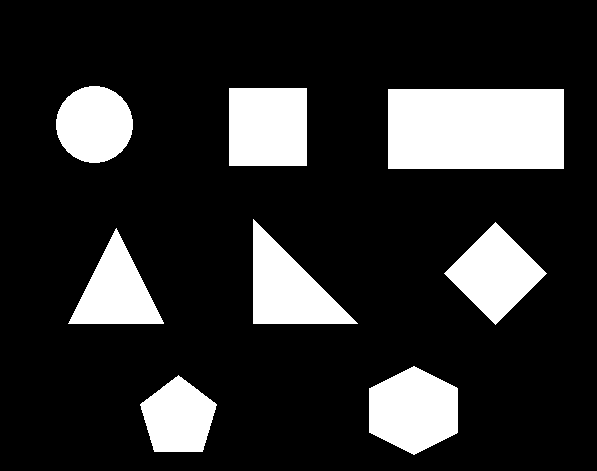
#> input picture Ejemplos/Contornos/Figuras3.bmp, 597 x 471 px
$ python Deteccion_de_Figuras_Geometricas.py
#> lines starting #> are read from the running program, lines starting #| are printed output that depends on the picture; after the words box and inside, x2 and y2 are one past the last pixel; in counts of white or black regions, pixels touching at a corner belong together
import cv2
import numpy as np

imagen = cv2.imread('Figuras3.bmp')
#> imagen is the input picture: shape (471, 597, 3); 17.9% white; 8 white regions, largest, box (x1, y1, x2, y2) and area: (388, 89, 564, 169) 14080, (229, 88, 307, 166) 6084, (369, 366, 458, 455) 5941
grises = cv2.cvtColor(imagen, cv2.COLOR_BGR2GRAY)
#> grises: shape (471, 597); 17.9% white; 8 white regions
_,Binaria = cv2.threshold(grises,100,255,cv2.THRESH_BINARY)

contornos,hierarchy = cv2.findContours(Binaria, cv2.RETR_EXTERNAL, cv2.CHAIN_APPROX_SIMPLE)
#> contornos = 8 contours; box (x1, y1, x2, y2) and area: (388, 89, 564, 169) 13825, (229, 88, 307, 166) 5929, (369, 366, 458, 455) 5808, (253, 219, 358, 324) 5408, (444, 222, 547, 325) 5202, (56, 86, 133, 163) 4519, (68, 228, 164, 324) 4512, (140, 375, 217, 452) 4016

print('Número de contornos encontrados: ', len(contornos))
#| Número de contornos encontrados:  8
font = cv2.FONT_HERSHEY_COMPLEX_SMALL
tamañoLetra = 1
grosorLetra = 2
colores = [(0,0,255),(0,255,0),(255,0,0),(0,255,255),(255,0,255),(255,255,0),(200,55,127), (127,55,200)]

for n in range(len(contornos)):
    Epsilon = 0.005*cv2.arcLength(contornos[n],True)
    Aproximacion = cv2.approxPolyDP(contornos[n], Epsilon, True)
    X, Y, W, H = cv2.boundingRect(Aproximacion)
    if len(Aproximacion)==3:
        cv2.putText(imagen,'Triangulo', (X, Y-5),1,1.5,colores[n],2)
    if len(Aproximacion)==4 and W == H:
        cv2.putText(imagen,'Cuadrado', (X, Y-5),1,1.5,colores[n],2)
    if len(Aproximacion)==4 and W != H:
        cv2.putText(imagen,'Rectangulo', (X, Y-5),1,1.5,colores[n],2)
    if len(Aproximacion)==5:
        cv2.putText(imagen,'Pentagono', (X, Y-5),1,1.5,colores[n],2)
    if len(Aproximacion)==6:
        cv2.putText(imagen,'Hexagono', (X, Y-5),1,1.5,colores[n],2)
    if len(Aproximacion)>10:
        cv2.putText(imagen,'Circulo', (X, Y-5),1,1.5,colores[n],2)
    cv2.putText(imagen, str(len(Aproximacion)), (40*n,20), font, tamañoLetra, colores[n], grosorLetra)
    cv2.drawContours(imagen, [Aproximacion], 0, colores[n], 2)
#> this loop made 8 passes
#> (Epsilon, Aproximacion, X, Y, W, H) on passes 3 to 7: (1.62, [[116, 228], [68, 323], [163, 323]], 68, 228, 96, 96), (1.44, [[495, 222], [444, 273], [495, 324], [546, 273]], 444, 222, 103, 103), (1.78, [[253, 219], [253, 323], [357, 323]], 253, 219, 105, 105), (2.54, [[388, 89], [388, 168], [563, 168], [563, 89]], 388, 89, 176, 80), (1.54, [[229, 88], [229, 165], [306, 165], [306, 88]], 229, 88, 78, 78)
#> (Epsilon, X, Y, W, H) on passes 1, 2, 8: (1.27, 140, 375, 77, 77), (1.5, 369, 366, 89, 89), (1.26, 56, 86, 77, 77)
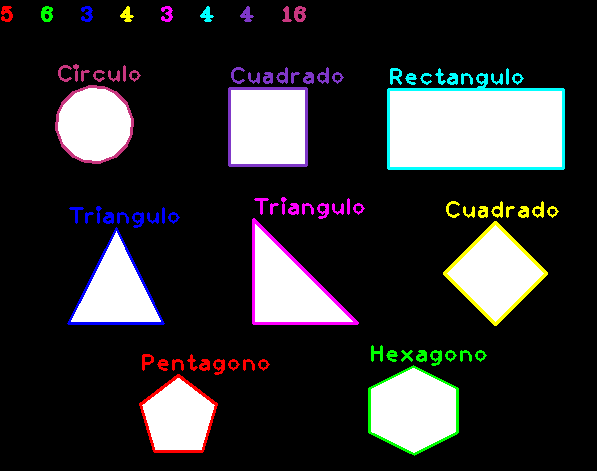
#> imagen: shape (471, 597, 3); 4.96% of pixels changed, all inside (x1, y1, x2, y2) = (1, 6, 565, 456)

cv2.imshow('Contornos Encontrados', imagen)
#cv2.imshow('Binaria', Binaria)
cv2.waitKey(0)
cv2.destroyAllWindows()

$ run again, with Ejemplos/Contornos/Figuras2.bmp copied over Ejemplos/Contornos/Figuras3.bmp
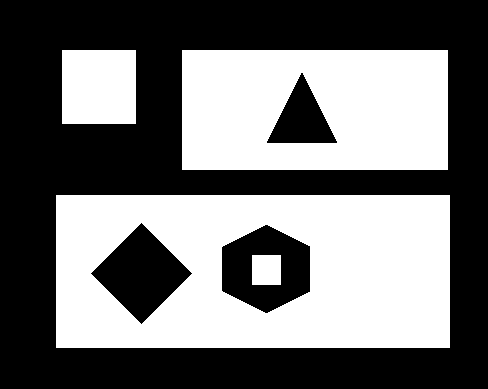
#> input picture Ejemplos/Contornos/Figuras2.bmp, 488 x 389 px
#> imagen is the input picture: shape (389, 488, 3); 44.8% white; 4 white regions, box (x1, y1, x2, y2) and area: (56, 195, 450, 348) 49329, (182, 50, 448, 170) 29400, (62, 50, 136, 124) 5476, (252, 255, 281, 285) 870
#> grises: shape (389, 488); 44.8% white; 4 white regions
#> contornos = 3 contours; box (x1, y1, x2, y2) and area: (56, 195, 450, 348) 59736, (182, 50, 448, 170) 31535, (62, 50, 136, 124) 5329
#| Número de contornos encontrados:  3
#> the loop `for n in range(len(contornos)):` made 3 passes
#> (Epsilon, Aproximacion, X, Y, W, H) on passes 1 to 3: (5.45, [[56, 195], [56, 347], [449, 347], [449, 195]], 56, 195, 394, 153), (3.84, [[182, 50], [182, 169], [447, 169], [447, 50]], 182, 50, 266, 120), (1.46, [[62, 50], [62, 123], [135, 123], [135, 50]], 62, 50, 74, 74)
#> after the loop `for n in range(len(contornos)):`:
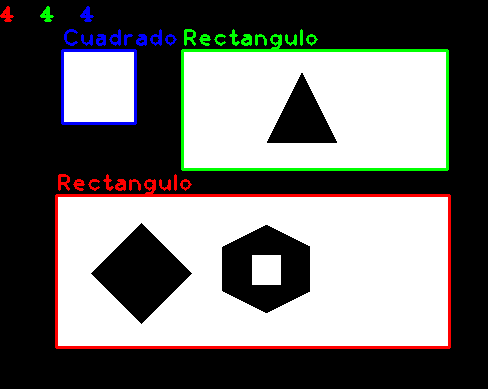
#> imagen: shape (389, 488, 3); 4.77% of pixels changed, all inside (x1, y1, x2, y2) = (0, 6, 451, 349)
